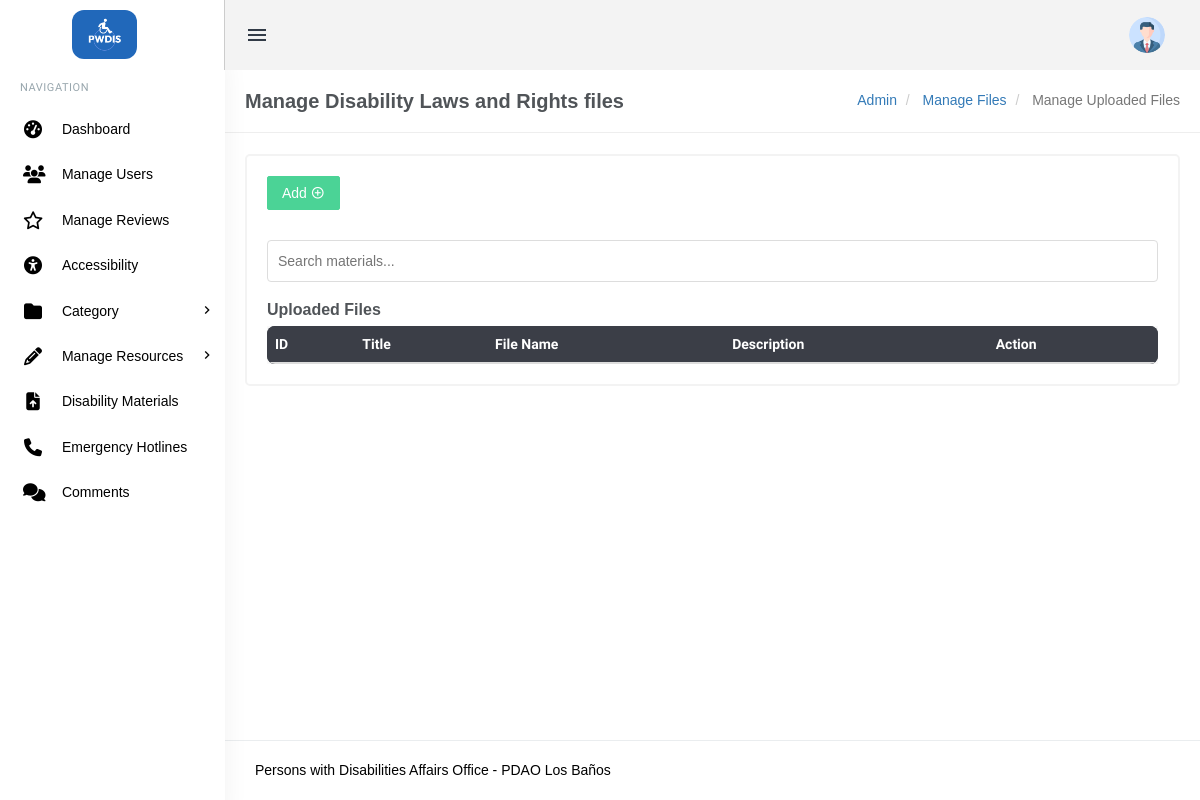
/admin/manage_materials.php (signed in), run on an earlier commit of the app's database.
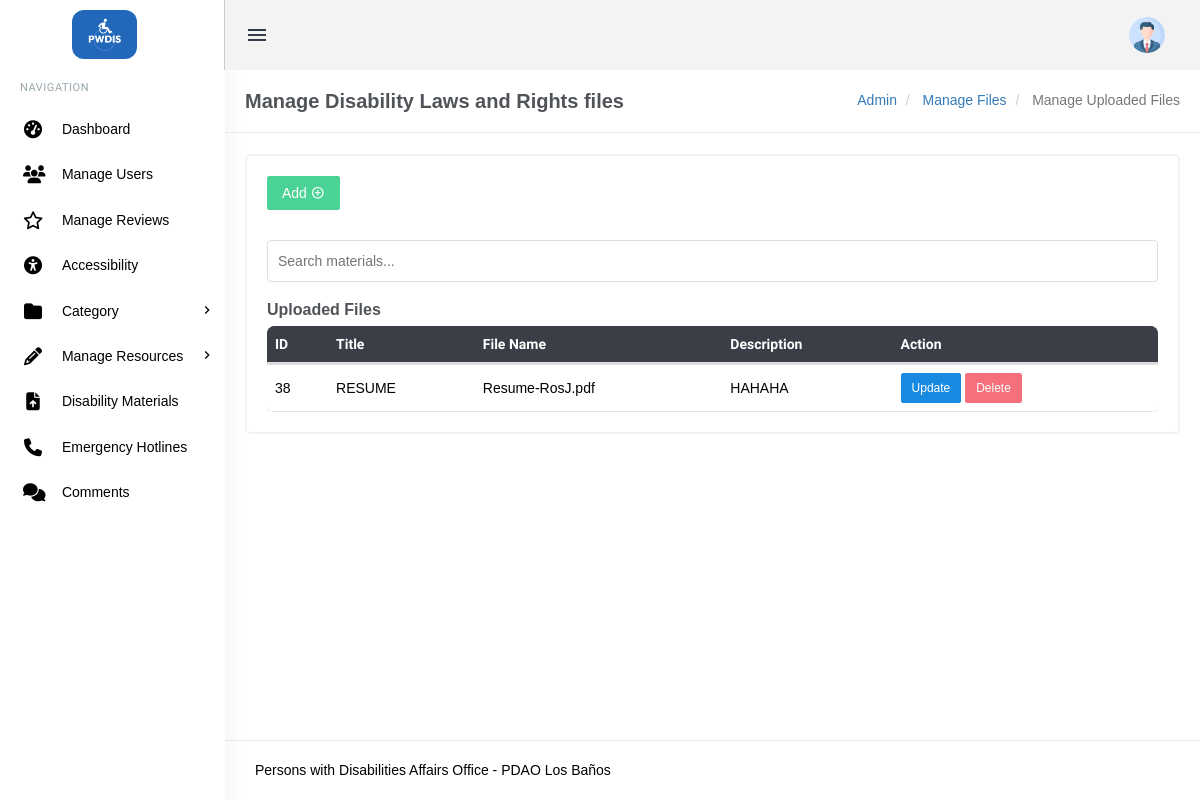
And on a later commit of the database.
### tables this page shows
CREATE TABLE `uploaded_files` (
  `id` int(11) NOT NULL,
  `title` varchar(255) NOT NULL,
  `description` text DEFAULT NULL,
  `file_name` varchar(255) NOT NULL,
  `file_path` varchar(255) NOT NULL,
  `date_created` datetime DEFAULT current_timestamp()
);

### admin/manage_materials.php (the view, shortened to what the changed rows need)
<?php
include('includes/config.php');
if (strlen($_SESSION['login']) == 0) {
    header('location:index.php');
} else {
?>
    <!DOCTYPE html>
    <html lang="en">
    <head>
        <link href="assets/css/bootstrap.min.css" rel="stylesheet" type="text/css" />
        <link href="assets/css/core.css" rel="stylesheet" type="text/css" />
        <link href="assets/css/components.css" rel="stylesheet" type="text/css" />
        <link href="assets/css/icons.css" rel="stylesheet" type="text/css" />
        <link href="assets/css/menu.css" rel="stylesheet" type="text/css" />
        <link href="assets/css/responsive.css" rel="stylesheet" type="text/css" />
        <link rel="stylesheet" href="https://cdnjs.cloudflare.com/ajax/libs/font-awesome/6.6.0/css/all.min.css" />
    </head>
    <body class="fixed-left">
        <div id="wrapper">
            <div class="content-page">
                <div class="content">
                    <div class="container">
                        <div class="row">
                            <div class="col-md-12">
                                <div class="card-box">
                                    <div class="table-responsive">
                                        <table class="table table-colored table-centered table-inverse m-0 table-modern">
                                            <thead>
                                                <tr>
                                                    <th>ID</th>
                                                    <th>Title</th>
                                                    <th>File Name</th>
                                                    <th>Description</th>
                                                    <th>Action</th>
                                                </tr>
                                            </thead>
                                            <tbody>
                                                <?php
                                                $query = mysqli_query($con, "SELECT * FROM uploaded_Files ORDER BY date_created DESC");
                                                while ($row = mysqli_fetch_array($query)) {
                                                ?>
                                                    <tr>
                                                        <td><?php echo htmlentities($row['id']); ?></td>
                                                        <td class="title-cell tooltip-text" data-full-text="<?php echo htmlspecialchars($row['title']); ?>">
                                                            <?php echo htmlentities($row['title']); ?>
                                                        </td>
                                                        <td><?php echo htmlentities($row['file_name']); ?></td>
                                                        <td class="description-cell tooltip-text" data-full-text="<?php echo htmlspecialchars($row['description']); ?>">
                                                            <?php echo htmlentities($row['description']); ?>
                                                        </td>
                                                        <td>
                                                            <a href="#" class="btn btn-primary btn-sm" data-toggle="modal" data-target="#updateModal<?php echo $row['id']; ?>">Update</a>
                                                            <a href="manage_materials.php?action=del&id=<?php echo $row['id']; ?>"
                                                               class="btn btn-danger btn-sm"
                                                               onclick="return confirm('Are you sure you want to delete this file?');">Delete</a>
                                                        </td>
                                                    </tr>
                                                <?php
                                                } ?>
                                            </tbody>
                                        </table>
                                    </div>
                                </div>
                            </div>
                        </div>
                    </div>
                </div>
            </div>
        </div>
    </body>
    </html>
<?php } ?>

What changed in the data, as far as the page shows it:
added uploaded_files: id "38", title "RESUME", file_name "Resume-RosJ.pdf", description "HAHAHA"
